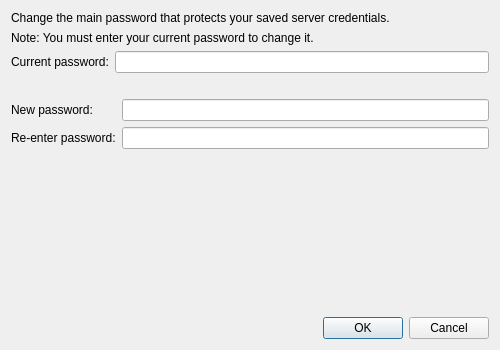
<?xml version="1.0" encoding="UTF-8"?>
<ui version="4.0">
 <class>ChangeMainPasswordDialog</class>
 <widget class="QDialog" name="ChangeMainPasswordDialog">
  <property name="geometry">
   <rect>
    <x>0</x>
    <y>0</y>
    <width>500</width>
    <height>350</height>
   </rect>
  </property>
  <property name="windowTitle">
   <string>Change Main Password</string>
  </property>
  <layout class="QVBoxLayout" name="verticalLayout">
   <item>
    <widget class="QLabel" name="mainBlurbLabel">
     <property name="text">
      <string>Change the main password that protects your saved server credentials.</string>
     </property>
     <property name="wordWrap">
      <bool>true</bool>
     </property>
    </widget>
   </item>
   <item>
    <widget class="QLabel" name="noteLabel">
     <property name="text">
      <string>Note: You must enter your current password to change it.</string>
     </property>
     <property name="wordWrap">
      <bool>true</bool>
     </property>
    </widget>
   </item>
   <item>
    <layout class="QFormLayout" name="formLayout">
     <item row="0" column="0">
      <widget class="QLabel" name="currentLabel">
       <property name="text">
        <string>Current password:</string>
       </property>
      </widget>
     </item>
     <item row="0" column="1">
      <widget class="QLineEdit" name="currentTextBox">
       <property name="echoMode">
        <enum>QLineEdit::Password</enum>
       </property>
      </widget>
     </item>
    </layout>
   </item>
   <item>
    <widget class="QLabel" name="currentPasswordError">
     <property name="text">
      <string/>
     </property>
     <property name="styleSheet">
      <string notr="true">color: red;</string>
     </property>
     <property name="visible">
      <bool>false</bool>
     </property>
    </widget>
   </item>
   <item>
    <layout class="QFormLayout" name="formLayout_2">
     <item row="0" column="0">
      <widget class="QLabel" name="mainLabel">
       <property name="text">
        <string>New password:</string>
       </property>
      </widget>
     </item>
     <item row="0" column="1">
      <widget class="QLineEdit" name="mainTextBox">
       <property name="echoMode">
        <enum>QLineEdit::Password</enum>
       </property>
      </widget>
     </item>
     <item row="1" column="0">
      <widget class="QLabel" name="reEnterMainLabel">
       <property name="text">
        <string>Re-enter password:</string>
       </property>
      </widget>
     </item>
     <item row="1" column="1">
      <widget class="QLineEdit" name="reEnterMainTextBox">
       <property name="echoMode">
        <enum>QLineEdit::Password</enum>
       </property>
      </widget>
     </item>
    </layout>
   </item>
   <item>
    <widget class="QLabel" name="newPasswordError">
     <property name="text">
      <string/>
     </property>
     <property name="styleSheet">
      <string notr="true">color: red;</string>
     </property>
     <property name="visible">
      <bool>false</bool>
     </property>
    </widget>
   </item>
   <item>
    <spacer name="verticalSpacer">
     <property name="orientation">
      <enum>Qt::Vertical</enum>
     </property>
     <property name="sizeHint" stdset="0">
      <size>
       <width>20</width>
       <height>40</height>
      </size>
     </property>
    </spacer>
   </item>
   <item>
    <widget class="QDialogButtonBox" name="buttonBox">
     <property name="orientation">
      <enum>Qt::Horizontal</enum>
     </property>
     <property name="standardButtons">
      <set>QDialogButtonBox::Cancel|QDialogButtonBox::Ok</set>
     </property>
    </widget>
   </item>
  </layout>
 </widget>
 <resources/>
 <connections>
  <connection>
   <sender>buttonBox</sender>
   <signal>rejected()</signal>
   <receiver>ChangeMainPasswordDialog</receiver>
   <slot>reject()</slot>
   <hints>
    <hint type="sourcelabel">
     <x>316</x>
     <y>260</y>
    </hint>
    <hint type="destinationlabel">
     <x>286</x>
     <y>274</y>
    </hint>
   </hints>
  </connection>
 </connections>
</ui>
